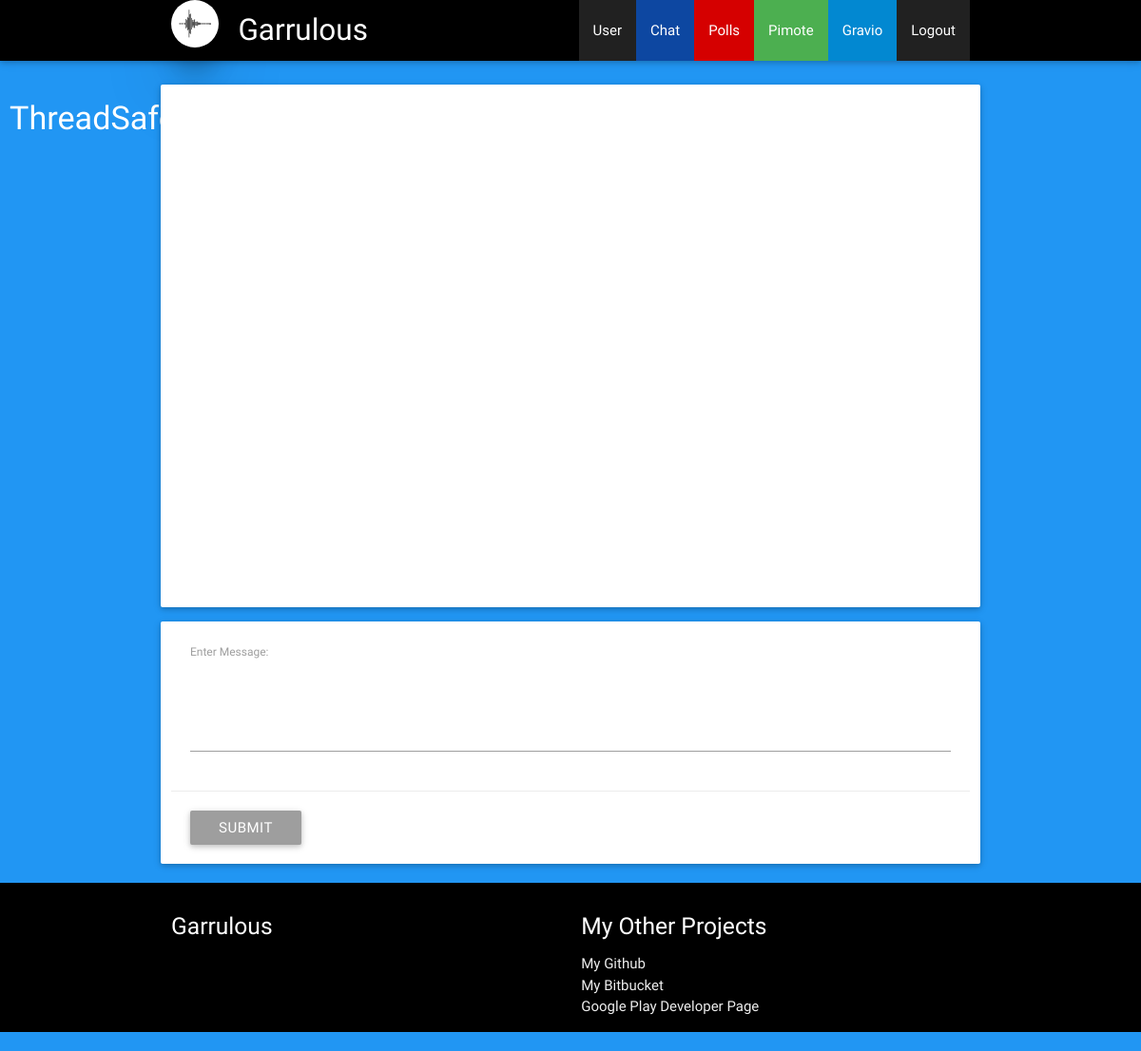
/chat/ThreadSafe/ (signed in), run on the app's committed database.
### chat/models.py (models this page shows, shortened)
class Chat_Room(models.Model):
	title = models.CharField(max_length=200)
	color = models.ForeignKey(Color, default=None, on_delete=models.CASCADE, null=True)
	image = models.ImageField(upload_to='chat/static/chat/', null=True)
	def getImage(self):
		if not self.image: return ""
		return self.image.url.replace('chat/static/', '')

class Color(models.Model):
	title = models.CharField(max_length=50)
	color = models.CharField(max_length=50)

### chat/views.py (the view)
# urls.py: url(r'^(?P<room_name>[A-Za-z0-9_@ ]+)/$', views.view_room, name='detail'),
@login_required
def view_room(request, room_name):
	room = getRoom(room_name)
	user_color = getUserColor(request)
	chat_user = getChat_User(request)
	context = { "room" : room, "user_color" : user_color, "chat_user" : chat_user }
	return render(request, "chat/chat_room.html", context)

### chat/views.py (called while the page is built)
def getRoom(room_name):
	room = [r for r in Chat_Room.objects.all() if r.title==room_name][0]
	return room

def getChat_User(request):
		chat_user = [cu for cu in Chat_User.objects.all() if cu.django_user.id == request.user.id][0]
		return chat_user

def getUserColor(request):
		user = getChat_User(request)
		user_color = user.color
		return user_color

### chat/templates/chat/chat_room.html (shortened to what this page needs)
{% extends 'chat/base.html' %}
{% load staticfiles %}
{% block body_style %}
	{% if room.color %}
		background: {{ room.color.color }}
	{% endif %}
{% endblock %}
{% block icon_block %}
	{% static room.getImage %}
{% endblock %}
{% block nav_buttons_block %}
<li class="grey darken-4"><a href="/chat/{{ chat_user.id }}/edit_user">User</a></li>
{% endblock %}
{% block body_block %}
		<div class="">
		{% if room.color %}
			<h4 style="color: white; float: left; margin-left: 10px">{{ room.title }}</h4>
		{% else %}
			<h4 style="float: left; margin-left: 10px">{{ room.title }}</h4>
		{% endif %}
			<div class="container">
				<div class="card row" style="margin-top: 25px">
			<div id="message_list_div" class="card-content" style="height: 550px; overflow: auto">
			</div>
		</div>
		<div class="card row">
			<div class="col s12 l12 m12">
				<div class="card-content">
					<label for="input_message" class="">Enter Message: <textarea id="input_message" class="materialize-textarea" style="color: {{ user_color.color }}"></textarea></label>
				</div>
				<div class="card-action">
					<a id="submit_message" class="grey btn">Submit</a>
				</div>
			</div>
		</div>
	</div>
</div>
{% endblock %}

### chat/templates/chat/base.html (shortened to what this page needs)
<!DOCTYPE html>
{% load staticfiles %}
<html>
<head>
	<link type="text/css" rel="stylesheet" href="{% static 'polls/css/materialize.css' %}" media="screen,projection" />
	<nav class="{% block header_color_block %}black{% endblock %}">
		<div class="top-nav">
			<div class="container">
				<div class="nav-wrapper">
					<img class="responsive-img circle z-depth-5 {% block icon_background_block %}white{% endblock %}" src="{% block icon_block %}{% static 'chat/images/sound.png' %}{% endblock %}" style="width: {% block icon_size_percentage_block %}6{% endblock %}%">
					<span style="padding-left: 20px"><a href="/chat" class="brand-logo">{% block header_title_block %}Garrulous{% endblock %}</a></span>
					<ul id="nav-mobile" class="right hide-on-med-and-down">
						{% block nav_buttons_block %}{% endblock %}
						<li class="blue darken-4"><a href="/chat/">Chat</a></li>
						<li class="red accent-4"><a href="/polls/">Polls</a></li>
						<li class="green"><a href="/pimote/">Pimote</a></li>
						<li class="light-blue darken-2"><a href="/gravio">Gravio</a></li>
						<li class="grey darken-4"><a href="/accounts/logout/">Logout</a></li>
					</ul>
				</div>
			</div>
		</div>
	</nav>
</head>
<body style="{% block body_style %}{% endblock %}">
	{% block body_block %}{% endblock %}
	{% block footer %}
		<footer class="page-footer {% block footer_color_block %}black{% endblock %}">
			<div class="container">
				<div class="row">
					<div class="col s6">
						<h5 class="white-text">{% block footer_title_block %}Garrulous{% endblock %}</h5>
					</div>
					<div class="col s6">
						<h5 class="white-text">My Other Projects</h5>
						<ul>
							<li><a class="grey-text text-lighten-3" href="https://github.com/PoisonRain">My Github</a>
							<li><a class="grey-text text-lighten-3" href="https://bitbucket.org/PoisonRain/">My Bitbucket</a>
							<li><a class="grey-text text-lighten-3" href="https://play.google.com/store/apps/dev?id=6593726962513044888">Google Play Developer Page</a>
						</ul>
					</div>
				</div>
			</div>
		</footer>
        {% endblock %}
</body>
</html>

### data on the page
Chat_Room: image (picture), title "ThreadSafe"
